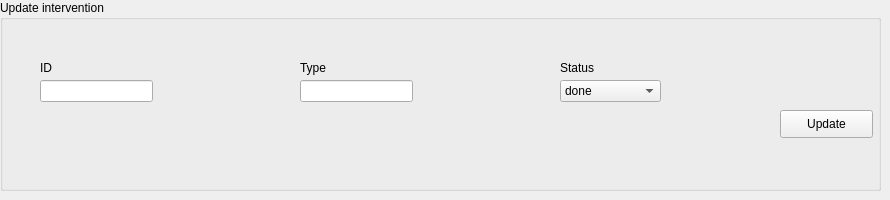
             <widget class="QWidget" name="Update_10">
              <attribute name="title">
               <string>Update</string>
              </attribute>
              <widget class="QGroupBox" name="groupBox_56">
               <property name="geometry">
                <rect>
                 <x>0</x>
                 <y>0</y>
                 <width>881</width>
                 <height>191</height>
                </rect>
               </property>
               <property name="styleSheet">
                <string notr="true">font: 75 9pt &quot;MS Shell Dlg 2&quot;;</string>
               </property>
               <property name="title">
                <string>Update intervention</string>
               </property>
               <widget class="QPushButton" name="pushButton_84">
                <property name="geometry">
                 <rect>
                  <x>780</x>
                  <y>110</y>
                  <width>93</width>
                  <height>28</height>
                 </rect>
                </property>
                <property name="text">
                 <string>Update</string>
                </property>
                <property name="icon">
                 <iconset>
                  <normaloff>../../project/icon/refresh-cw.svg</normaloff>../../project/icon/refresh-cw.svg</iconset>
                </property>
               </widget>
               <widget class="QLineEdit" name="lineEdit_117">
                <property name="geometry">
                 <rect>
                  <x>40</x>
                  <y>80</y>
                  <width>113</width>
                  <height>22</height>
                 </rect>
                </property>
               </widget>
               <widget class="QLineEdit" name="lineEdit_118">
                <property name="geometry">
                 <rect>
                  <x>300</x>
                  <y>80</y>
                  <width>113</width>
                  <height>22</height>
                 </rect>
                </property>
               </widget>
               <widget class="QLabel" name="label_196">
                <property name="geometry">
                 <rect>
                  <x>40</x>
                  <y>60</y>
                  <width>21</width>
                  <height>16</height>
                 </rect>
                </property>
                <property name="text">
                 <string>ID</string>
                </property>
               </widget>
               <widget class="QLabel" name="label_197">
                <property name="geometry">
                 <rect>
                  <x>300</x>
                  <y>60</y>
                  <width>56</width>
                  <height>16</height>
                 </rect>
                </property>
                <property name="text">
                 <string>Type</string>
                </property>
               </widget>
               <widget class="QLabel" name="label_198">
                <property name="geometry">
                 <rect>
                  <x>560</x>
                  <y>60</y>
                  <width>56</width>
                  <height>16</height>
                 </rect>
                </property>
                <property name="text">
                 <string>Status</string>
                </property>
               </widget>
               <widget class="QComboBox" name="comboBox_31">
                <property name="geometry">
                 <rect>
                  <x>560</x>
                  <y>80</y>
                  <width>101</width>
                  <height>22</height>
                 </rect>
                </property>
                <item>
                 <property name="text">
                  <string>done</string>
                 </property>
                </item>
                <item>
                 <property name="text">
                  <string>not done</string>
                 </property>
                </item>
               </widget>
              </widget>
             </widget>
